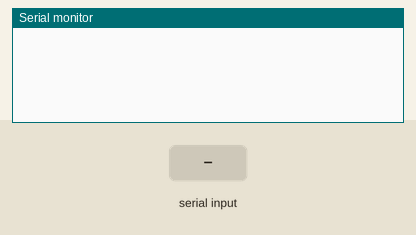
Simulated run of this sketch. Board: Arduino Uno, built with avr-gcc and run on an emulated ATmega328P. Shown: the last lines printed to the serial monitor. The test bench sets the inputs (shaded band).

Above: at 1.2 s.
1.3 s: "90,45\n" received over Serial
At 1.8 s:
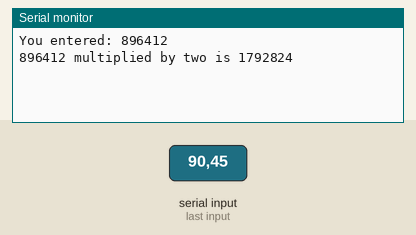
2.8 s: "30,150\n" received over Serial
At 4.3 s:
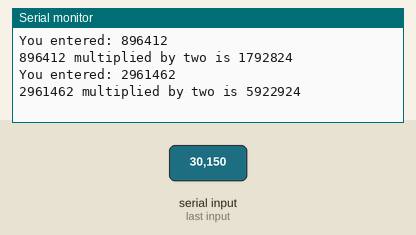

The sketch:

using_long_variables.ino
```cpp
// Project 14 - Using long Variables
long number = 0;
long a = 0;
void setup()
{
  Serial.begin(9600);
}
void loop()
{
  number = 0; // zero the incoming number ready for a new read
  Serial.flush(); // clear any "junk" out of the serial buffer before waiting
  while (Serial.available() == 0)
  {
    // do nothing until something comes into the serial buffer,
    // when something does come in, Serial.available will return how many
    // characters are waiting in the buffer to process
  }
  // one character of serial data is available, begin calculating
  while (Serial.available() > 0)
  {
    // move any previous digit to the next column on the left;
    // in other words, 1 becomes 10 while there is data in the buffer
    number = number * 10;
    // read the next number in the buffer and subtract the character 0
    // from it to convert it to the actual integer number
    a = Serial.read() - '0';
    // add this value a into the accumulating number
    number = number + a;
    // allow a short delay for more serial data to come into Serial.available
    delay(5);
  }
  Serial.print("You entered: ");
  Serial.println(number);
  Serial.print(number);
  Serial.print(" multiplied by two is ");
  number = number * 2;
  Serial.println(number);
}
```

Measured:
- after the input at 1.3 s, the serial monitor: prints a new line at once (image 1)
- after the input at 2.8 s, the serial monitor: prints a new line at once (image 2)
